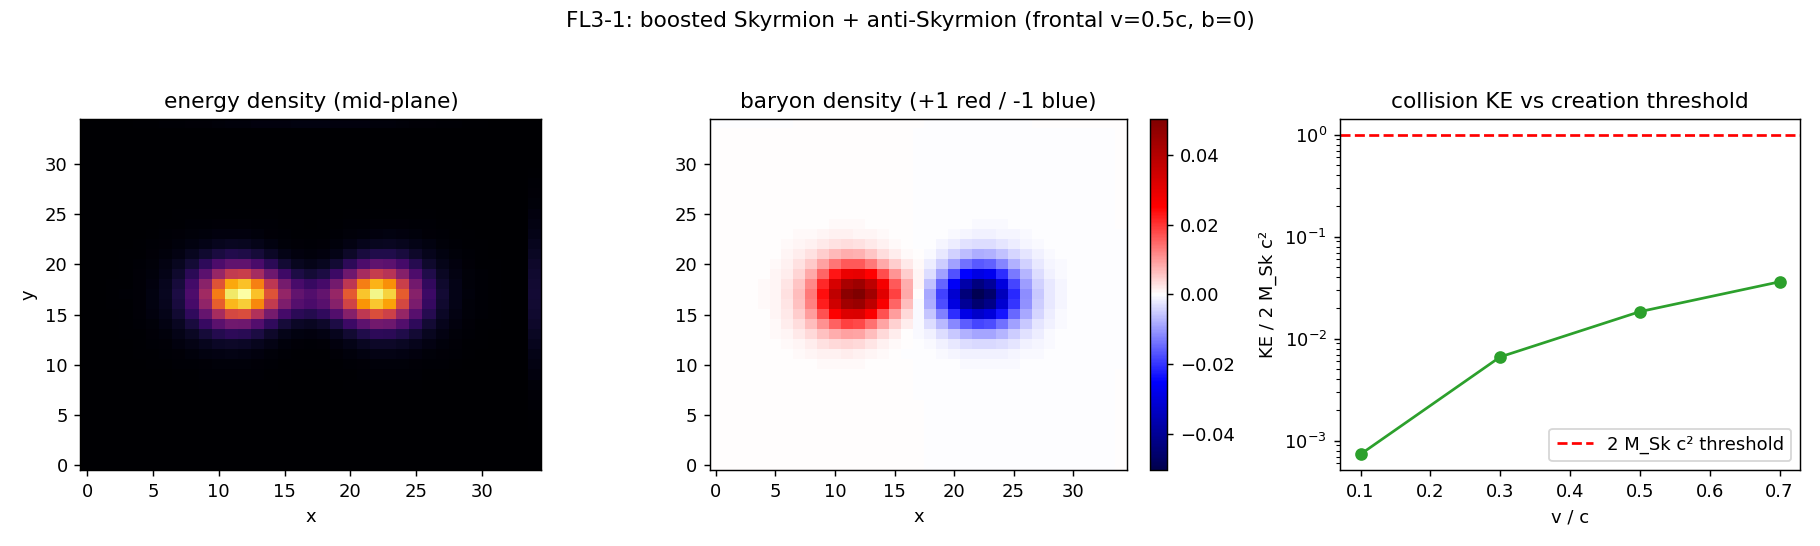

Here is the Python script that generated this plot:
"""FL3-1 -- initial configurations: the boosted Skyrmion + anti-Skyrmion pair.

Builds the collision initial data (no evolution -- cheap) and verifies, before any
dynamics, that the configuration is what FL3-2 needs:

  * Skyrmion(B=+1) at (-d/2,-b/2,0) and anti-Skyrmion(B=-1) at (+d/2,+b/2,0) as the
    quaternion product U = U1*U2 (vacuum=identity, so B_total = +1 + (-1) = 0);
  * two resolvable smoothed energy lumps (n_peaks=2), one B>0 blob and one B<0 blob;
  * a kinetic energy KE0(v) from the finite-difference boost, to be compared with the
    pair-creation threshold 2 M_Sk c^2 (the spine of FL3-5).

We tabulate KE0 over the charter grid v in {0.1,0.3,0.5,0.7}c, b in {0,2,5} (frontal +
offset), and the alternative two-Skyrmion (B=+1,+1) configuration (B_total=+2) used to
contrast elastic vs inelastic.  The point established here: at every v on the grid the
collision KE is FAR below 2 M_Sk c^2 -- creation is energetically out of reach before a
single step is taken.

Anti-circularity: B = current determinant; c = measured E2 magnon speed; M_Sk = energy
functional.
"""

from __future__ import annotations

import time
from pathlib import Path

import numpy as np

import fl3_core as f
import su2_core as s

try:
    import matplotlib
    matplotlib.use("Agg")
    import matplotlib.pyplot as plt
    HAVE_MPL = True
except Exception:
    HAVE_MPL = False

OUT = Path(__file__).resolve().parent
E_SK = 4.0
L, N = 16.0, 35
D_LIST = [5.0]                     # collision separation used downstream (well-resolved)
V_LIST = [0.1, 0.3, 0.5, 0.7]
B_LIST = [0.0, 2.0, 5.0]


def main():
    t0 = time.time()
    xs, dx = f.cubic_grid(L, N)
    prof = f.relaxed_profile(E_SK)
    mass = f.lattice_mass(L, N, E_SK, prof)
    M_Sk = mass["M_lattice"]
    E_thresh = 2.0 * M_Sk * f.C_MAGNON ** 2

    print("=" * 72)
    print("FL3-1 -- INITIAL CONFIGURATIONS (boosted Skyrmion + anti-Skyrmion)")
    print("=" * 72)
    print(f"M_Sk(lattice)={M_Sk:.1f}  B={mass['B']:+.3f}  c={f.C_MAGNON:.4f}  "
          f"2 M_Sk c^2={E_thresh:.1f}")

    rows = []
    for d in D_LIST:
        for b in B_LIST:
            for v in V_LIST:
                U, w = f.boosted_pair(xs, dx, d=d, v=v * f.C_MAGNON, b=b, prof=prof,
                                      e_sk=E_SK)
                diag = f.soliton_diagnostics(U, dx, E_SK)
                ke = s.kinetic_energy(w, dx)
                rows.append({"d": d, "b": b, "v_frac": v, "KE0": ke,
                             "KE_over_2Mc2": ke / E_thresh,
                             "B_total": diag["B"], "n_peaks": diag["n_peaks"],
                             "n_pos": diag["n_pos"], "n_neg": diag["n_neg"]})

    # the alternative B=+1,+1 pair (for the elastic/inelastic contrast in FL3-3)
    U2, w2 = f.boosted_pair(xs, dx, d=D_LIST[0], v=0.5 * f.C_MAGNON, b=0.0, prof=prof,
                            e_sk=E_SK, B_signs=(+1, +1))
    d2 = f.soliton_diagnostics(U2, dx, E_SK)

    print(f"{'d':>4} {'b':>4} {'v/c':>5} {'KE0':>8} {'KE/2Mc2':>9} {'B_tot':>7} "
          f"{'peaks':>6} {'+/-':>6}")
    for r in rows:
        print(f"{r['d']:4.1f} {r['b']:4.1f} {r['v_frac']:5.2f} {r['KE0']:8.2f} "
              f"{r['KE_over_2Mc2']:9.4f} {r['B_total']:+7.3f} {r['n_peaks']:6d} "
              f"+{r['n_pos']}/-{r['n_neg']}")
    print("-" * 72)
    frontal = next(r for r in rows if r["v_frac"] == 0.5 and r["b"] == 0.0)
    print(f"frontal v=0.5c b=0: B_total={frontal['B_total']:+.3f}  "
          f"n_peaks={frontal['n_peaks']}  KE0={frontal['KE0']:.2f}  "
          f"KE/2Mc2={frontal['KE_over_2Mc2']:.4f}")
    print(f"two-Skyrmion (B=+1,+1): B_total={d2['B']:+.3f}  n_peaks={d2['n_peaks']}")
    max_ratio = max(r["KE_over_2Mc2"] for r in rows)
    print(f"max KE/2Mc2 over the whole grid = {max_ratio:.4f}  "
          f"(< 1 everywhere => creation energetically out of reach)")

    payload = {"e_sk": E_SK, "L": L, "N": N, "dx": dx, "c_magnon": f.C_MAGNON,
               "M_Sk_lattice": M_Sk, "M_Sk_B": mass["B"], "E_threshold_2Mc2": E_thresh,
               "grid": rows, "two_skyrmion_Bpp": d2,
               "max_KE_over_2Mc2": max_ratio,
               "creation_energetically_reachable": bool(max_ratio >= 1.0),
               "runtime_s": time.time() - t0,
               "timestamp_utc": time.strftime("%Y-%m-%dT%H:%M:%SZ", time.gmtime())}
    f.save_json("FL3_1_initial", payload)

    if HAVE_MPL:
        U, w = f.boosted_pair(xs, dx, d=D_LIST[0], v=0.5 * f.C_MAGNON, b=0.0, prof=prof,
                              e_sk=E_SK)
        e_tot = f.energy_density_total(U, dx, E_SK)
        bdens = s.baryon_density(U, dx)
        kz = N // 2
        fig, ax = plt.subplots(1, 3, figsize=(14, 4.2))
        ax[0].imshow(e_tot[:, :, kz].T, origin="lower", cmap="inferno", aspect="auto")
        ax[0].set_title("energy density (mid-plane)"); ax[0].set_xlabel("x"); ax[0].set_ylabel("y")
        im = ax[1].imshow(bdens[:, :, kz].T, origin="lower", cmap="seismic",
                          aspect="auto", vmin=-np.abs(bdens).max(), vmax=np.abs(bdens).max())
        ax[1].set_title("baryon density (+1 red / -1 blue)"); ax[1].set_xlabel("x")
        fig.colorbar(im, ax=ax[1], fraction=0.046)
        vv = [r["v_frac"] for r in rows if r["b"] == 0.0]
        kk = [r["KE_over_2Mc2"] for r in rows if r["b"] == 0.0]
        ax[2].plot(vv, kk, "o-", color="C2")
        ax[2].axhline(1.0, color="r", ls="--", label="2 M_Sk c² threshold")
        ax[2].set_xlabel("v / c"); ax[2].set_ylabel("KE / 2 M_Sk c²")
        ax[2].set_yscale("log"); ax[2].set_title("collision KE vs creation threshold")
        ax[2].legend()
        fig.suptitle("FL3-1: boosted Skyrmion + anti-Skyrmion (frontal v=0.5c, b=0)")
        fig.tight_layout(rect=[0, 0, 1, 0.95])
        fig.savefig(OUT / "FL3_1_initial.png", dpi=130)
        print(f"saved {OUT/'FL3_1_initial.png'}")
    return payload


if __name__ == "__main__":
    main()
